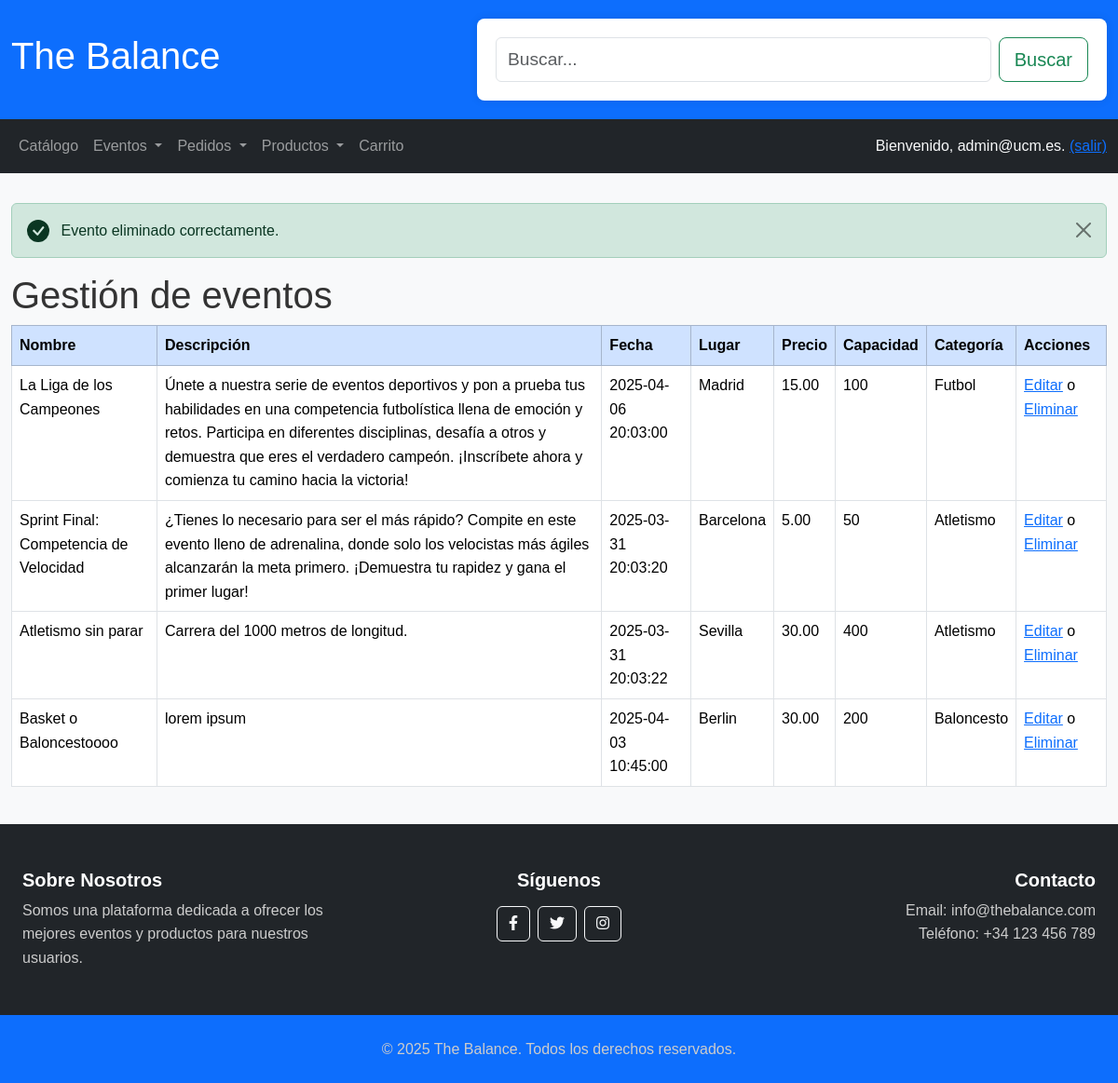
The page /manageEvents.php?eventId=2 (signed in) on the database its author committed.
### tables this page shows
CREATE TABLE `events` (
  `id` bigint(20) NOT NULL,
  `name` varchar(50) NOT NULL,
  `description` text DEFAULT NULL,
  `price` decimal(11,2) NOT NULL,
  `location` varchar(100) NOT NULL,
  `date` timestamp NOT NULL DEFAULT current_timestamp() ON UPDATE current_timestamp(),
  `capacity` int(11) NOT NULL,
  `category_id` bigint(20) NOT NULL,
  `email_provider` varchar(50) NOT NULL
);

CREATE TABLE `event_categories` (
  `id` bigint(20) NOT NULL,
  `name` varchar(50) NOT NULL
);

### includes/event/eventDTO.php (called while the page is built, shortened)
<?php
class eventDTO implements \JsonSerializable
{
    private $id;
    private $name;
    private $desc;
    private $date;
    private $price;
    private $location;
    private $categoryDTO;
    private $capacity;
    public function __construct($id, $name, $desc, $date, $price, $location, $capacity, $categoryDTO, $email_provider)
    {
        $this->id = $id;
        $this->name = $name;
        $this->desc = $desc;
        $this->date = $date;
        $this->price = $price;
        $this->location = $location;
        $this->capacity = $capacity;
        $this->categoryDTO = $categoryDTO;
    }
    public function getId()
    {
        return $this->id;
    }
    public function getName()
    {
        return $this->name;
    }
    public function getDesc()
    {
        return $this->desc;
    }
    public function getDate()
    {
        return $this->date;
    }
    public function getPrice()
    {
        return $this->price;
    }
    public function getLocation()
    {
        return $this->location;
    }
    public function getCategoryName()
    {
        return $this->categoryDTO->getName();
    }
    public function getCapacity()
    {
        return $this->capacity;
    }
}

### includes/event/eventDAO.php (called while the page is built, shortened)
<?php
class eventDAO extends baseDAO implements IEvent
{
    public function getEvents($filters = array() )
    {
        $events = array();
        try {
            $conn = application::getInstance()->getConnectionDb();
            $queryData = $this->constructSearchQuery($filters);
            $stmt = $conn->prepare($queryData['query']);
            if(!$stmt->execute())
            {
                throw new \Exception("Error al ejecutar la consulta: " . $stmt->error);
            }
            $stmt->bind_result($Id, $Name, $Description, $Price, $Location, $Date, $Capacity, $CategoryId, $EmailProvider, $CategoryName);
            while ($stmt->fetch())
            {
                $event = new eventDTO($Id, $Name, $Description, $Date, $Price, $Location, $Capacity, new eventCategoryDTO($CategoryId, $CategoryName), $EmailProvider);
                $events[] = $event;
            }
        } catch (\Exception $e) {
            error_log($e->getMessage());
            throw $e;
        }
        return $events;
    }
    private function constructSearchQuery($filters)
    {
        $query = "SELECT e.*, c.name AS category_name
                  FROM events e
                  INNER JOIN event_categories c ON e.category_id = c.id
                  WHERE ";
        $args = array();
        $types = '';
        if (!empty($args))
        {
            $query = substr($query, 0, -4);
        }
        else
        {
            $query = "SELECT e.*, c.name AS category_name
                      FROM events e
                      INNER JOIN event_categories c ON e.category_id = c.id";
        }
        return array('query' => $query, 'params' => $args, 'types' => $types);
    }
}

### includes/event/eventAppService.php (called while the page is built, shortened)
<?php
class eventAppService
{
    public function getEventsByUserType()
    {
        $IEventDAO = eventFactory::CreateEvent();
        $eventsDTO = null;
        $app = application::getInstance();
        if ($app->isCurrentUserAdmin())
        {
            $eventsDTO = $IEventDAO->getEvents();
        }
        else
        {
            $userEmail = htmlspecialchars($app->getCurrentUserEmail());
            $eventsDTO = $IEventDAO->getEvents(array("email_provider" => $userEmail));
        }
        return $eventsDTO;
    }
}

### includes/event/eventCategoryDTO.php (called while the page is built, shortened)
<?php
class eventCategoryDTO implements \JsonSerializable
{
    private $name;
    public function __construct($id, $name)
    {
        $this->name = $name;
    }
    public function getName()
    {
        return $this->name;
    }
}

### includes/event/manageEventTable.php (the view, shortened to what this page needs)
<?php
class manageEventTable extends baseTable
{
    protected function generateTableContent()
    {
        $html = '';
        foreach ($this->data as $event) {
            $html .= '<tr>';
            $html .= '<td>' . htmlspecialchars($event->getName()) . '</td>';
            $html .= '<td>' . htmlspecialchars($event->getDesc()) . '</td>';
            $html .= '<td>' . htmlspecialchars($event->getDate()) . '</td>';
            $html .= '<td>' . htmlspecialchars($event->getLocation()) . '</td>';
            $html .= '<td>' . htmlspecialchars($event->getPrice()) . '</td>';
            $html .= '<td>' . htmlspecialchars($event->getCapacity()) . '</td>';
            $html .= '<td>' . htmlspecialchars($event->getCategoryName()) . '</td>';
            $html .= '<td>';
            $html .= '<a href="updateEvents.php?eventId=' . htmlspecialchars($event->getId()) . '">Editar</a>';
            $html .= ' o ';
            $html .= '<a href="manageEvents.php?eventId=' . htmlspecialchars($event->getId()) . '" onclick="return confirm(\'¿Estás seguro de que deseas eliminar este evento?\');">Eliminar</a>';
            $html .= '</td>';
            $html .= '</tr>';
        }
        return $html;
    }
}

### CSS/styles.css (style rules this page uses)
* { margin: 0; padding: 0; box-sizing: border-box; }
body { font-family: 'Arial', sans-serif; line-height: 1.6; color: #333; background-color: #f8f9fa; margin: 0; padding: 0; }

### rows shown on the page
events: name "La Liga de los Campeones", description "Únete a nuestra serie de eventos deportivos y pon a prueba tus habilidades en una competencia futbolística llena de emoción y retos. Participa en diferentes disciplinas, desafía a otros y demuestra que eres el verdadero campeón. ¡Inscríbete ahora y comienza tu camino hacia la victoria!", date "2025-04-06 20:03:00", location "Madrid", price "15.00", capacity "100", category.name "Futbol", value "o"
events: name "Sprint Final: Competencia de Velocidad", description "¿Tienes lo necesario para ser el más rápido? Compite en este evento lleno de adrenalina, donde solo los velocistas más ágiles alcanzarán la meta primero. ¡Demuestra tu rapidez y gana el primer lugar!", date "2025-03-31 20:03:20", location "Barcelona", price "5.00", capacity "50", category.name "Atletismo", value "o"
events: name "Atletismo sin parar", description "Carrera del 1000 metros de longitud.", date "2025-03-31 20:03:22", location "Sevilla", price "30.00", capacity "400", category.name "Atletismo", value "o"
events: name "Basket o Baloncestoooo", description "lorem ipsum", date "2025-04-03 10:45:00", location "Berlin", price "30.00", capacity "200", category.name "Baloncesto", value "o"

### other values the page prints
$email "admin@ucm.es"
$message "Evento eliminado correctamente."
$column "Nombre"
$column "Descripción"
$column "Fecha"
$column "Lugar"
$column "Precio"
$column "Capacidad"
$column "Categoría"
$column "Acciones"
